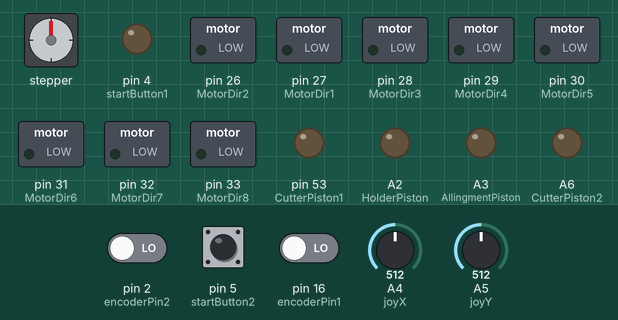
A sketch run on a simulated Arduino Mega 2560, built with avr-gcc and run on an emulated ATmega2560. Parts: stepper motor, switched loads named in the sketch (green lamp = pin HIGH), output pins drawn as LEDs (lit = HIGH). Wiring (inferred from the names in the program): stepper motor (2048 steps per turn assumed): coils pin 13, pin 12, pin 11, pin 10. Inputs (shaded band) come from the test bench; at power-on: pin 5 (startButton2) HIGH, pin 2 (encoderPin2) LOW, pin 16 (encoderPin1) LOW, A4 (joyX) = 512, A5 (joyY) = 512. Pins used as bus, display or sensor lines are not drawn; what the sketch prints to the serial monitor is not drawn.

Above: at 1.2 s.
1.3 s: pin 5 (startButton2) pulled LOW for 0.15 s
At 2.2 s:
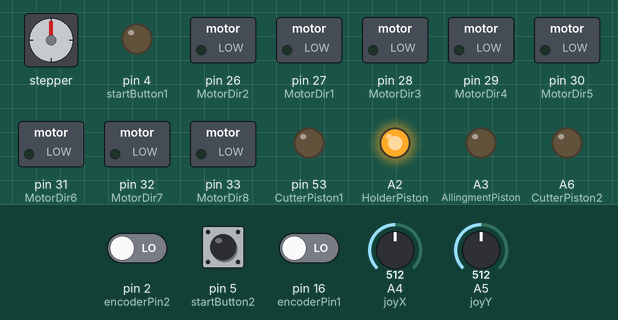
At 4.1 s:
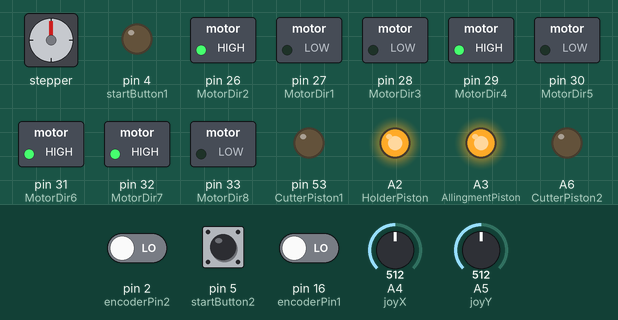
4.4 s: pin 2 (encoderPin2) driven HIGH
At 7.3 s:
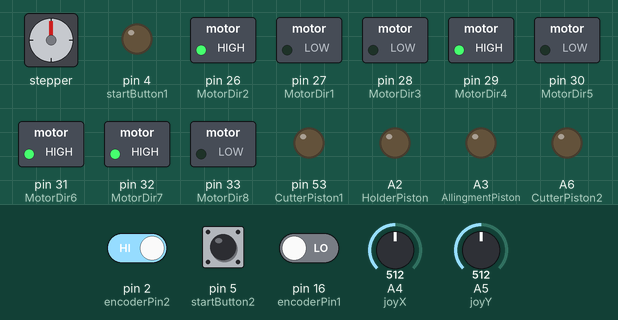
Timing chart, 0 to 8.8 s (numbered marks = the images above; inputs shaded):
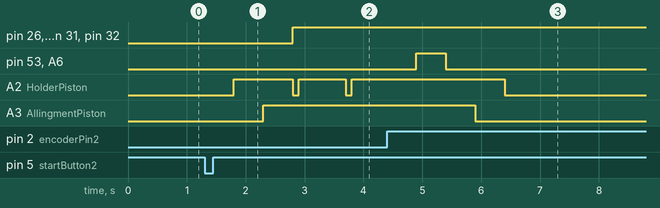

Measured:
- after the input at 1.3 s, pin 26 (MotorDir2), pin 29 (MotorDir4), pin 31 (MotorDir6), pin 32 (MotorDir7): LOW → HIGH after 1.5 s; A2 (HolderPiston): goes HIGH 1.0 s, LOW 0.10 s, HIGH 0.80 s, LOW 0.10 s, then HIGH, starting after 0.50 s; A3 (AllingmentPiston): LOW → HIGH after 1.0 s
- after the input at 4.4 s, pin 53 (CutterPiston1), A6 (CutterPiston2): LOW → HIGH after 0.50 s, → LOW 0.50 s later; A3 (AllingmentPiston): HIGH → LOW after 1.5 s

The sketch:

RexnordLinks_MainCode.ino
```cpp
#include <HardwareSerial.h>

// variables
bool reverse = false;
bool insertComplete = false;
int encoderPin1 = 16;
int encoderPin2 = 2;

// Piston arduino pins
int CutterPiston1 = 53;
int CutterPiston2 = A6;
int HolderPiston = A2;
int AllingmentPiston = A3;

//Motor arduino pins
// Twister
int Motor1 = 13;      ///pwm pin
int MotorDir1 = 27;
int MotorDir2 = 26;
// Twister
int Motor2 = 12;      // PWM pin
int MotorDir3 = 28;
int MotorDir4 = 29;
// Pusher
int Motor3 = 11;    //pwm pin
int MotorDir5 = 30;
int MotorDir6 = 31;

int Motor4 = 10; // PWM pin
int MotorDir7 = 32;
int MotorDir8 = 33;

int StepperDir = 15;
int stepPin = 14;
int StepsToNextHole = 58;          //Number of steps so that the next hole is alligned with the inserter.
int StepsToNextHoleSlow = 1;

// Start Button
int startButton1 = 4;
int startButton2 = 5;

// JoyStick
#define joyX A4
#define joyY A5

///////////////////////////////////-SETUP-/////////////////////////////////////////////////
void setup() {

  //set communication speed
  Serial.begin(9600);

  //initiate motors                                             setting contected pins as output to controll the H-bridge motor controllers
  pinMode(Motor1,OUTPUT); pinMode(Motor2,OUTPUT); pinMode(Motor3,OUTPUT); pinMode(Motor4, OUTPUT);
  pinMode(MotorDir1,OUTPUT); pinMode(MotorDir2,OUTPUT); pinMode(MotorDir3,OUTPUT); pinMode(MotorDir4,OUTPUT); pinMode(MotorDir5,OUTPUT); pinMode(MotorDir6,OUTPUT); pinMode(MotorDir7,OUTPUT); pinMode(MotorDir8,OUTPUT);

  //Start with motors off
  digitalWrite(MotorDir1,LOW); digitalWrite(MotorDir2,LOW); digitalWrite(MotorDir3,LOW); digitalWrite(MotorDir4,LOW); digitalWrite(MotorDir5,LOW); digitalWrite(MotorDir6,LOW); digitalWrite(MotorDir7,LOW); digitalWrite(MotorDir8,LOW);
  analogWrite(Motor1,0);  analogWrite(Motor2, 0); analogWrite(Motor3, 0); analogWrite(Motor4, 0);

  // Initiate Pneumatics
  pinMode(HolderPiston, OUTPUT); pinMode(AllingmentPiston, OUTPUT); pinMode(CutterPiston1, OUTPUT); pinMode(CutterPiston2, OUTPUT);
  digitalWrite(HolderPiston, LOW); digitalWrite(AllingmentPiston, LOW); digitalWrite(CutterPiston1, LOW); digitalWrite(CutterPiston2, LOW);

  // Initiate StepperMotor
  pinMode(stepPin, OUTPUT);  pinMode(StepperDir, OUTPUT);

  // Initiate Optical Encoder
  pinMode(encoderPin1, INPUT);
  pinMode(encoderPin2, INPUT);

  // Initiate Start Button
  pinMode(startButton1, OUTPUT);
  pinMode(startButton2, INPUT_PULLUP);

  Serial.println("Setup Done");

}

/////////////////////////////////////-LOOP-//////////////////////////
void loop() {

  int buttonMemory = digitalRead(startButton2);

  if (buttonMemory == 0) {
    MainLoop();
  }

  if (buttonMemory == 1) {
    JoyStick();
  }

}

void JoyStick() {
  // Reading JoyStick Values
  int xValue = analogRead(joyX);
  int yValue = analogRead(joyY);

  // JoyStick Use
  if ((xValue > 1000) && (xValue < 1050)) {
    activateStepperMotorSlowForward();
  }

  if ((xValue > -10) && (xValue < 10)) {
    activateStepperMotorSlowBackward();
  }

  if ((yValue > 1000) && (yValue < 1050)) {
    activateAlignmentPiston();
  }

  if ((yValue > -10) && (yValue < 10)) {
    deactivateAlignmentPiston();
  }
}

//////////////////////// Function MainLoop //////////////////////////////////

//// Motor DC /////
void activateMotorDC(int MotorSpeed, int twisterDirection, int twisterSpeed) {

  // Activate Motor 1 & 2 - Twist Motor (Clockwise)
  if (twisterDirection == 0) {

    digitalWrite(MotorDir1,LOW);
    digitalWrite(MotorDir2,HIGH);

    analogWrite(Motor1, twisterSpeed);

    digitalWrite(MotorDir3,LOW);
    digitalWrite(MotorDir4,HIGH);

    analogWrite(Motor2, twisterSpeed);
  }

  // Activate Motor 1 & 2 - Twist Motor (Counter-Clockwise)
  if (twisterDirection == 1) {

    digitalWrite(MotorDir1,HIGH);
    digitalWrite(MotorDir2,LOW);

    analogWrite(Motor1, twisterSpeed);

    digitalWrite(MotorDir3,HIGH);
    digitalWrite(MotorDir4,LOW);

    analogWrite(Motor2, twisterSpeed);
  }

  // Activate Motor 3 - Push Motor
  digitalWrite(MotorDir5,LOW);
  digitalWrite(MotorDir6,HIGH);

  analogWrite(Motor3, MotorSpeed);

  // Activate Motor 4 - Push Motor
  digitalWrite(MotorDir7,HIGH);
  digitalWrite(MotorDir8,LOW);

  analogWrite(Motor4, MotorSpeed);

}

void activateMotorDCreverse(int MotorSpeed, int twisterDirection, int twisterSpeed) {

  // Activate Motor 1 & 2 - Twist Motor (Clockwise)
  if (twisterDirection == 0) {

    digitalWrite(MotorDir1,LOW);
    digitalWrite(MotorDir2,HIGH);

    analogWrite(Motor1, twisterSpeed);

    digitalWrite(MotorDir3,LOW);
    digitalWrite(MotorDir4,HIGH);

    analogWrite(Motor2, twisterSpeed);
  }

  // Activate Motor 1 & 2 - Twist Motor (Counter-Clockwise)
  if (twisterDirection == 1) {

    digitalWrite(MotorDir1,HIGH);
    digitalWrite(MotorDir2,LOW);

    analogWrite(Motor1, twisterSpeed);

    digitalWrite(MotorDir3,HIGH);
    digitalWrite(MotorDir4,LOW);

    analogWrite(Motor2, twisterSpeed);
  }

  // Activate Motor 3 - Push Motor
  digitalWrite(MotorDir5,HIGH);
  digitalWrite(MotorDir6,LOW);

  analogWrite(Motor3, MotorSpeed);

  // Activate Motor 4 - Push Motor
  digitalWrite(MotorDir7,LOW);
  digitalWrite(MotorDir8,HIGH);

  analogWrite(Motor4, MotorSpeed);

}

void deactivateMotorDC() {

  int MotorSpeed = 0; // Change Motor Speed

  // Activate Motor 1 - Push Motor
  digitalWrite(MotorDir1,LOW);
  digitalWrite(MotorDir2,HIGH);

  analogWrite(Motor1, MotorSpeed);

  // Activate Motor 2 - Twist Motor
  digitalWrite(MotorDir3,LOW);
  digitalWrite(MotorDir4,HIGH);

  analogWrite(Motor2, MotorSpeed);

  // Activate Motor 3 - Push Motor
  digitalWrite(MotorDir5,LOW);
  digitalWrite(MotorDir6,HIGH);

  analogWrite(Motor3, MotorSpeed);
}

///// Alignment Piston /////
void activateAlignmentPiston() {
  digitalWrite(AllingmentPiston, HIGH);   // Activate piston relay.
}

void deactivateAlignmentPiston() {
  digitalWrite(AllingmentPiston, LOW);   // Deactivate piston relay.
}

//// Cutting Piston /////
void activateCuttingPiston() {
  digitalWrite(CutterPiston1, HIGH);
  digitalWrite(CutterPiston2, HIGH);
}

void deactivateCuttingPiston() {
  digitalWrite(CutterPiston1, LOW);
  digitalWrite(CutterPiston2, LOW);
}

//// Push Down Piston ////
void activatePushDownPiston() {
  digitalWrite(HolderPiston, HIGH);
}

void deactivatePushDownPiston() {
  digitalWrite(HolderPiston, LOW);
}

///// Steppen Motor /////
// Automatic
void activateStepperMotorForward() {

  digitalWrite(StepperDir, HIGH);

  for (int i = 0; i < StepsToNextHole / 2; i++) {                    //rotate sprokket till next hole is alligned
    digitalWrite(stepPin, HIGH);
    delayMicroseconds(20000);
    digitalWrite(stepPin, LOW);
    delayMicroseconds(20000);
  }

  delay(5000);

  for (int i = 0; i < StepsToNextHole / 2; i++) {                    //rotate sprokket till next hole is alligned
    digitalWrite(stepPin, HIGH);
    delayMicroseconds(20000);
    digitalWrite(stepPin, LOW);
    delayMicroseconds(20000);
  }
}

// Manual
void activateStepperMotorSlowForward() {
  digitalWrite(StepperDir, HIGH);
  for (int i = 0; i < StepsToNextHoleSlow; i++) {                    //rotate sprokket till next hole is alligned
    digitalWrite(stepPin, HIGH);
    delayMicroseconds(5000);
    digitalWrite(stepPin, LOW);
    delayMicroseconds(5000);
  }
}

void activateStepperMotorSlowBackward() {
  digitalWrite(StepperDir, LOW);
  for (int i = 0; i < StepsToNextHoleSlow; i++) {                    //rotate sprokket till next hole is alligned
    digitalWrite(stepPin, HIGH);
    delayMicroseconds(5000);
    digitalWrite(stepPin, LOW);
    delayMicroseconds(5000);
  }
}

///// MainLoop /////
void MainLoop() {

  unsigned long startTime = 0;
  unsigned long delayTime = 800;
  int pistonState = 0;
  int counterPushTwister = 0;

  // Reset
  deactivatePushDownPiston();
  deactivateAlignmentPiston();
  deactivateCuttingPiston();

  delay(500);
  activatePushDownPiston();
  delay(500);
  activateAlignmentPiston();
  delay(500);
  activateMotorDC(255, 0, 255);

   while (insertComplete == false) {
    // Gets Insert Info From Slave
    reverse = digitalRead(encoderPin1);
    insertComplete = digitalRead(encoderPin2);

    if (reverse == true) {
      activateMotorDCreverse(60, 0, 255);
    }

    if (millis() - startTime >= delayTime) {
      startTime = millis();
      if (pistonState == 0) {
        deactivatePushDownPiston();
        delayTime = 100;
        pistonState = 1;
      } else {
        activatePushDownPiston();
        delayTime = 800;
        pistonState = 0;
      }
    }
  }

  // Reset inserComplete Variable
  reverse = false;
  insertComplete = false;

  deactivateMotorDC();
  delay(500);
  activateCuttingPiston();
  delay(500);
  deactivateCuttingPiston();
  delay(500);
  deactivateAlignmentPiston();
  delay(500);
  deactivatePushDownPiston();
  delay(500);
  activateStepperMotorForward();
  delay(5000);

  Serial.println("Finished Pin");

}
```
